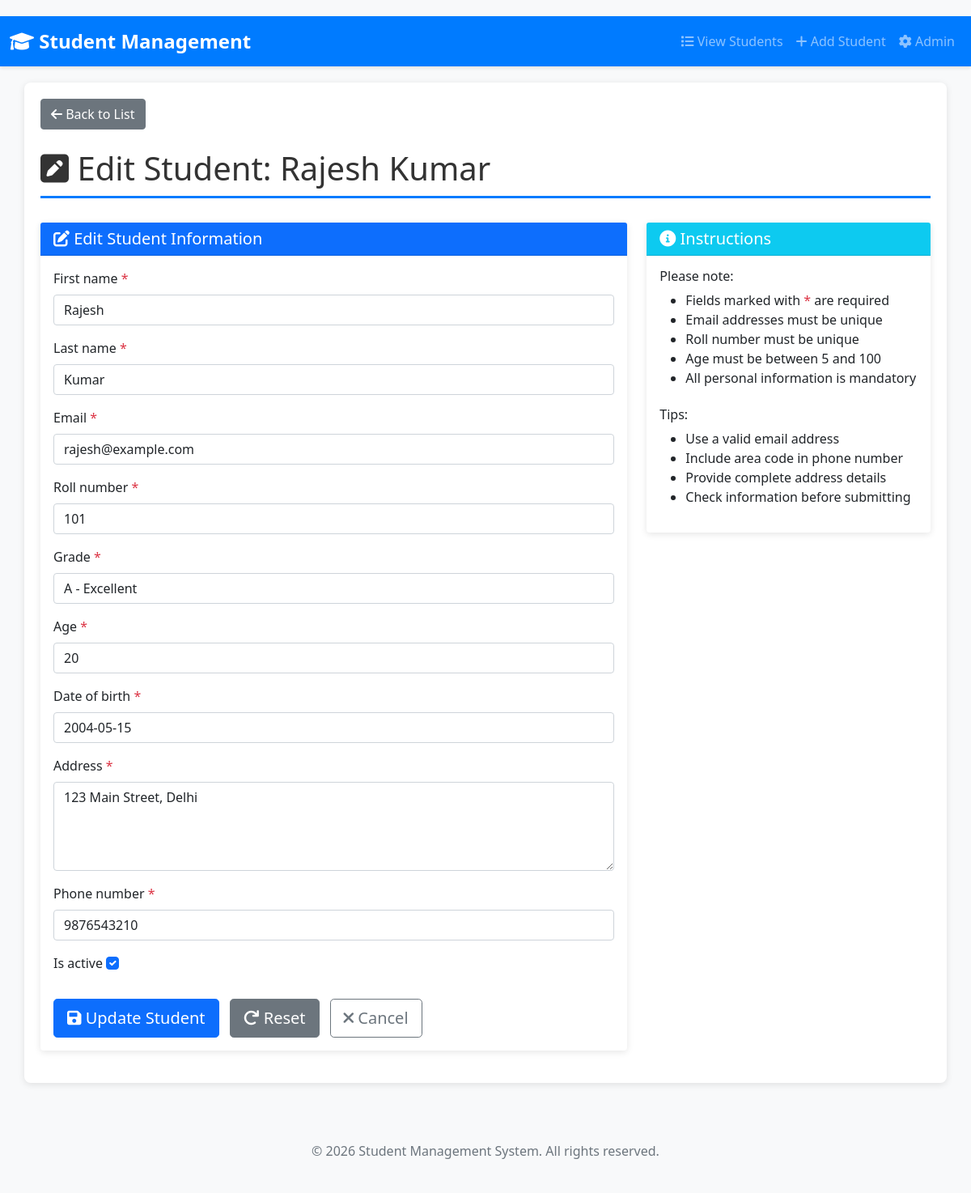
The page /student/1/edit/ on the database its author committed.
### student_app/models.py (models this page shows, shortened)
class Student(models.Model):
    first_name = models.CharField(max_length=100, null=False, blank=False)
    last_name = models.CharField(max_length=100, null=False, blank=False)
    email = models.EmailField(unique=True, null=False, blank=False)
    roll_number = models.IntegerField(unique=True, null=False, blank=False)
    GRADE_CHOICES = [
        ('A', 'A - Excellent'),
        ('B', 'B - Good'),
        ('C', 'C - Average'),
        ('D', 'D - Below Average'),
        ('F', 'F - Fail'),
    ]
    grade = models.CharField(max_length=1, choices=GRADE_CHOICES, null=False, blank=False)
    age = models.IntegerField(null=False, blank=False)
    date_of_registration = models.DateField(auto_now_add=True)
    date_of_birth = models.DateField(null=False, blank=False)
    address = models.TextField(null=False, blank=False)
    phone_number = models.CharField(max_length=15, null=False, blank=False)
    is_active = models.BooleanField(default=True)
    updated_at = models.DateTimeField(auto_now=True)
    class Meta:
        verbose_name = 'Student'
        verbose_name_plural = 'Students'
        ordering = ['-date_of_registration']

### student_app/views.py (the view)
# urls.py: path('student/<int:pk>/edit/', views.StudentUpdateView.as_view(), name='student_update'),
def student_update(request, pk):
    student = get_object_or_404(Student, pk=pk)
    if request.method == 'POST':
        form = StudentForm(request.POST, instance=student)
        if form.is_valid():
            student = form.save()
            messages.success(
                request,
                f'Student {student.first_name} {student.last_name} updated successfully!'
            )
            return redirect('student_detail', pk=student.pk)
    else:
        form = StudentForm(instance=student)
    context = {
        'form': form,
        'student': student,
        'title': f'Edit {student.first_name} {student.last_name}',
    }
    return render(request, 'student_app/student_form.html', context)

### student_app/templates/student_app/student_form.html (shortened to what this page needs)
{% extends 'student_app/base.html' %}
{% block content %}
    <div class="mb-4">
        <a href="{% url 'student_list' %}" class="btn btn-secondary">
            <i class="fas fa-arrow-left"></i> Back to List
        </a>
    </div>
    <h1>
        <i class="fas fa-pen-square"></i>
        {% if form.instance.pk %}
            Edit Student: {{ form.instance.first_name }} {{ form.instance.last_name }}
        {% else %}
            Create New Student
        {% endif %}
    </h1>
    <div class="row">
        <div class="col-md-8">
            <div class="card">
                <div class="card-header bg-primary text-white">
                    <h5 class="mb-0">
                        {% if form.instance.pk %}
                            <i class="fas fa-edit"></i> Edit Student Information
                        {% else %}
                            <i class="fas fa-user-plus"></i> Student Registration
                        {% endif %}
                    </h5>
                </div>
                <div class="card-body">
                    <form method="POST" enctype="multipart/form-data">
                        {% for field in form %}
                            {% if field.widget.input_type != 'hidden' %}
                                <div class="mb-3">
                                    <label for="{{ field.id_for_label }}" class="form-label">
                                        {{ field.label }}
                                        {% if field.field.required %}
                                            <span class="text-danger">*</span>
                                        {% endif %}
                                    </label>
                                    {{ field }}
                                </div>
                            {% endif %}
                        {% endfor %}
                        <div class="d-grid gap-2 d-md-flex justify-content-md-start mt-4">
                            <button type="submit" class="btn btn-primary btn-lg">
                                {% if form.instance.pk %}
                                    <i class="fas fa-save"></i> Update Student
                                {% else %}
                                    <i class="fas fa-plus"></i> Create Student
                                {% endif %}
                            </button>
                            <button type="reset" class="btn btn-secondary btn-lg">
                                <i class="fas fa-redo"></i> Reset
                            </button>
                            <a href="{% url 'student_list' %}" class="btn btn-outline-secondary btn-lg">
                                <i class="fas fa-times"></i> Cancel
                            </a>
                        </div>
                    </form>
                </div>
            </div>
        </div>
        <div class="col-md-4">
            <div class="card">
                <div class="card-header bg-info text-white">
                    <h5 class="mb-0">
                        <i class="fas fa-info-circle"></i> Instructions
                    </h5>
                </div>
                <div class="card-body">
                    <h6>Please note:</h6>
                    <ul>
                        <li>Fields marked with <span class="text-danger">*</span> are required</li>
                        <li>Email addresses must be unique</li>
                        <li>Roll number must be unique</li>
                        <li>Age must be between 5 and 100</li>
                        <li>All personal information is mandatory</li>
                    </ul>
                    <h6 class="mt-4">Tips:</h6>
                    <ul>
                        <li>Use a valid email address</li>
                        <li>Include area code in phone number</li>
                        <li>Provide complete address details</li>
                        <li>Check information before submitting</li>
                    </ul>
                </div>
            </div>
        </div>
    </div>
{% endblock %}

### student_app/templates/student_app/base.html (style rules this page uses)
body { padding-top: 20px; background-color: #f8f9fa; }
h1 { color: #333; margin-bottom: 30px; border-bottom: 3px solid #007bff; padding-bottom: 10px; }
.card { border: none; box-shadow: 0 2px 8px rgba(0,0,0,0.1); margin-bottom: 20px; }
.btn { margin-right: 5px; }

### rows shown on the page
Student: instance.first_name "Rajesh", instance.last_name "Kumar", form "Rajesh" "Kumar" "rajesh@example.com" "101" "A - Excellent" "20" "2004-05-15" "123 Main Street, Delhi" "9876543210" "☑"

### other values the page prints
{{ field.label }} "First name" "Last name" "Email" "Roll number" "Grade" "Age" "Date of birth" "Address" "Phone number" "Is active"
